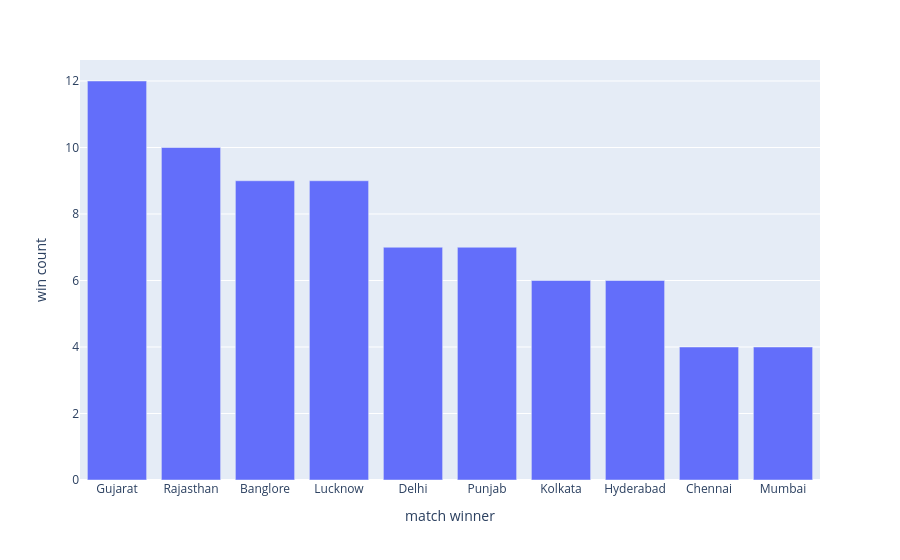

The notebook cell saved with this chart:
### Code cell
fig.update_layout(xaxis_title = "match winner", yaxis_title = "win count")
fig

### Figure 1 — Plotly figure (JSON) as saved in the notebook; plotly's stock layout.template omitted (floating-point values rounded to 4 significant figures)
{"data": [{"hovertemplate": "match_winner=%{x}<br>count=%{y}<extra></extra>", "legendgroup": "", "marker": {"color": "#636efa", "pattern": {"shape": ""}}, "name": "", "orientation": "v", "showlegend": false, "textposition": "auto", "type": "bar", "x": ["Gujarat", "Rajasthan", "Banglore", "Lucknow", "Delhi", "Punjab", "Kolkata", "Hyderabad", "Chennai", "Mumbai"], "xaxis": "x", "y": [12, 10, 9, 9, 7, 7, 6, 6, 4, 4], "yaxis": "y"}], "layout": {"barmode": "relative", "legend": {"tracegroupgap": 0}, "margin": {"t": 60}, "xaxis": {"anchor": "y", "domain": [0, 1], "title": {"text": "match winner"}}, "yaxis": {"anchor": "x", "domain": [0, 1], "title": {"text": "win count"}}}}
